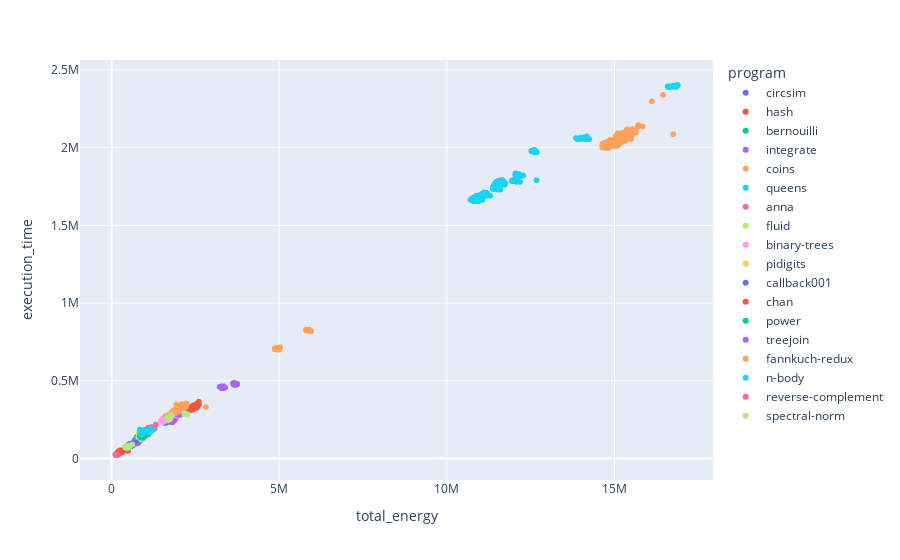

Notebook code for this chart:
### Markdown cell above
## Correlation between `*_energy` and `execution_time`

### Code cell
x, y = 'total_energy', 'execution_time'

fig = px.scatter(df, x=x, y=y, color='program')
fig.show()

corr, pvalue = stats.spearmanr(df[x], df[y])
print(f'{corr:.4f} (p = {pvalue:.4f})')

### Figure 1 — Plotly figure (JSON) as saved in the notebook; plotly's stock layout.template omitted (floating-point values rounded to 4 significant figures; data arrays with more than 128 entries replaced by an {"elided": "..."} marker saying what was removed)
{"data": [{"hovertemplate": "program=circsim<br>total_energy=%{x}<br>execution_time=%{y}<extra></extra>", "legendgroup": "circsim", "marker": {"color": "#636efa", "symbol": "circle"}, "mode": "markers", "name": "circsim", "showlegend": true, "type": "scattergl", "x": {"elided": "1080 int values"}, "xaxis": "x", "y": {"elided": "1080 float values"}, "yaxis": "y"}, {"hovertemplate": "program=hash<br>total_energy=%{x}<br>execution_time=%{y}<extra></extra>", "legendgroup": "hash", "marker": {"color": "#EF553B", "symbol": "circle"}, "mode": "markers", "name": "hash", "showlegend": true, "type": "scattergl", "x": {"elided": "1080 int values"}, "xaxis": "x", "y": {"elided": "1080 float values"}, "yaxis": "y"}, {"hovertemplate": "program=bernouilli<br>total_energy=%{x}<br>execution_time=%{y}<extra></extra>", "legendgroup": "bernouilli", "marker": {"color": "#00cc96", "symbol": "circle"}, "mode": "markers", "name": "bernouilli", "showlegend": true, "type": "scattergl", "x": {"elided": "1080 int values"}, "xaxis": "x", "y": {"elided": "1080 float values"}, "yaxis": "y"}, {"hovertemplate": "program=integrate<br>total_energy=%{x}<br>execution_time=%{y}<extra></extra>", "legendgroup": "integrate", "marker": {"color": "#ab63fa", "symbol": "circle"}, "mode": "markers", "name": "integrate", "showlegend": true, "type": "scattergl", "x": {"elided": "1080 int values"}, "xaxis": "x", "y": {"elided": "1080 float values"}, "yaxis": "y"}, {"hovertemplate": "program=coins<br>total_energy=%{x}<br>execution_time=%{y}<extra></extra>", "legendgroup": "coins", "marker": {"color": "#FFA15A", "symbol": "circle"}, "mode": "markers", "name": "coins", "showlegend": true, "type": "scattergl", "x": {"elided": "1080 int values"}, "xaxis": "x", "y": {"elided": "1080 float values"}, "yaxis": "y"}, {"hovertemplate": "program=queens<br>total_energy=%{x}<br>execution_time=%{y}<extra></extra>", "legendgroup": "queens", "marker": {"color": "#19d3f3", "symbol": "circle"}, "mode": "markers", "name": "queens", "showlegend": true, "type": "scattergl", "x": {"elided": "1080 int values"}, "xaxis": "x", "y": {"elided": "1080 float values"}, "yaxis": "y"}, {"hovertemplate": "program=anna<br>total_energy=%{x}<br>execution_time=%{y}<extra></extra>", "legendgroup": "anna", "marker": {"color": "#FF6692", "symbol": "circle"}, "mode": "markers", "name": "anna", "showlegend": true, "type": "scattergl", "x": {"elided": "1080 int values"}, "xaxis": "x", "y": {"elided": "1080 float values"}, "yaxis": "y"}, {"hovertemplate": "program=fluid<br>total_energy=%{x}<br>execution_time=%{y}<extra></extra>", "legendgroup": "fluid", "marker": {"color": "#B6E880", "symbol": "circle"}, "mode": "markers", "name": "fluid", "showlegend": true, "type": "scattergl", "x": {"elided": "1080 int values"}, "xaxis": "x", "y": {"elided": "1080 float values"}, "yaxis": "y"}, {"hovertemplate": "program=binary-trees<br>total_energy=%{x}<br>execution_time=%{y}<extra></extra>", "legendgroup": "binary-trees", "marker": {"color": "#FF97FF", "symbol": "circle"}, "mode": "markers", "name": "binary-trees", "showlegend": true, "type": "scattergl", "x": {"elided": "1080 int values"}, "xaxis": "x", "y": {"elided": "1080 float values"}, "yaxis": "y"}, {"hovertemplate": "program=pidigits<br>total_energy=%{x}<br>execution_time=%{y}<extra></extra>", "legendgroup": "pidigits", "marker": {"color": "#FECB52", "symbol": "circle"}, "mode": "markers", "name": "pidigits", "showlegend": true, "type": "scattergl", "x": {"elided": "1080 int values"}, "xaxis": "x", "y": {"elided": "1080 float values"}, "yaxis": "y"}, {"hovertemplate": "program=callback001<br>total_energy=%{x}<br>execution_time=%{y}<extra></extra>", "legendgroup": "callback001", "marker": {"color": "#636efa", "symbol": "circle"}, "mode": "markers", "name": "callback001", "showlegend": true, "type": "scattergl", "x": {"elided": "1080 int values"}, "xaxis": "x", "y": {"elided": "1080 float values"}, "yaxis": "y"}, {"hovertemplate": "program=chan<br>total_energy=%{x}<br>execution_time=%{y}<extra></extra>", "legendgroup": "chan", "marker": {"color": "#EF553B", "symbol": "circle"}, "mode": "markers", "name": "chan", "showlegend": true, "type": "scattergl", "x": {"elided": "1080 int values"}, "xaxis": "x", "y": {"elided": "1080 float values"}, "yaxis": "y"}, {"hovertemplate": "program=power<br>total_energy=%{x}<br>execution_time=%{y}<extra></extra>", "legendgroup": "power", "marker": {"color": "#00cc96", "symbol": "circle"}, "mode": "markers", "name": "power", "showlegend": true, "type": "scattergl", "x": {"elided": "1080 int values"}, "xaxis": "x", "y": {"elided": "1080 float values"}, "yaxis": "y"}, {"hovertemplate": "program=treejoin<br>total_energy=%{x}<br>execution_time=%{y}<extra></extra>", "legendgroup": "treejoin", "marker": {"color": "#ab63fa", "symbol": "circle"}, "mode": "markers", "name": "treejoin", "showlegend": true, "type": "scattergl", "x": {"elided": "1080 int values"}, "xaxis": "x", "y": {"elided": "1080 float values"}, "yaxis": "y"}, {"hovertemplate": "program=fannkuch-redux<br>total_energy=%{x}<br>execution_time=%{y}<extra></extra>", "legendgroup": "fannkuch-redux", "marker": {"color": "#FFA15A", "symbol": "circle"}, "mode": "markers", "name": "fannkuch-redux", "showlegend": true, "type": "scattergl", "x": {"elided": "1080 int values"}, "xaxis": "x", "y": {"elided": "1080 float values"}, "yaxis": "y"}, {"hovertemplate": "program=n-body<br>total_energy=%{x}<br>execution_time=%{y}<extra></extra>", "legendgroup": "n-body", "marker": {"color": "#19d3f3", "symbol": "circle"}, "mode": "markers", "name": "n-body", "showlegend": true, "type": "scattergl", "x": {"elided": "1080 int values"}, "xaxis": "x", "y": {"elided": "1080 float values"}, "yaxis": "y"}, {"hovertemplate": "program=reverse-complement<br>total_energy=%{x}<br>execution_time=%{y}<extra></extra>", "legendgroup": "reverse-complement", "marker": {"color": "#FF6692", "symbol": "circle"}, "mode": "markers", "name": "reverse-complement", "showlegend": true, "type": "scattergl", "x": {"elided": "1080 int values"}, "xaxis": "x", "y": {"elided": "1080 float values"}, "yaxis": "y"}, {"hovertemplate": "program=spectral-norm<br>total_energy=%{x}<br>execution_time=%{y}<extra></extra>", "legendgroup": "spectral-norm", "marker": {"color": "#B6E880", "symbol": "circle"}, "mode": "markers", "name": "spectral-norm", "showlegend": true, "type": "scattergl", "x": {"elided": "1080 int values"}, "xaxis": "x", "y": {"elided": "1080 float values"}, "yaxis": "y"}], "layout": {"legend": {"title": {"text": "program"}, "tracegroupgap": 0}, "margin": {"t": 60}, "xaxis": {"anchor": "y", "domain": [0, 1], "title": {"text": "total_energy"}}, "yaxis": {"anchor": "x", "domain": [0, 1], "title": {"text": "execution_time"}}}}
